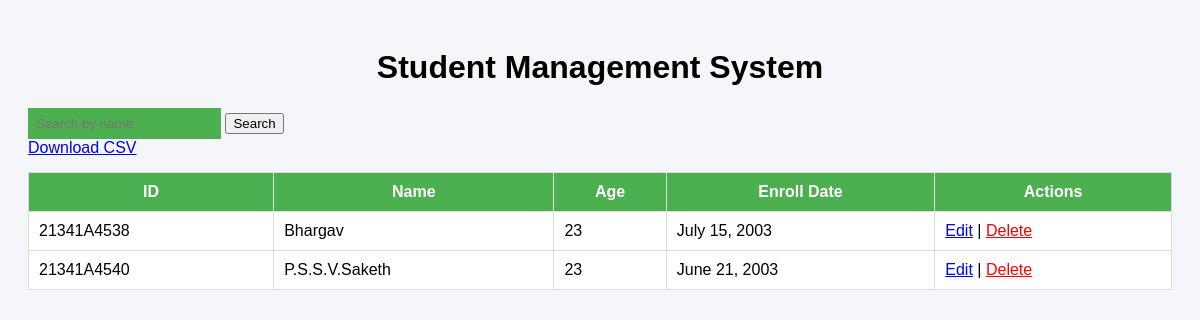
The app's page /ui/, older data.
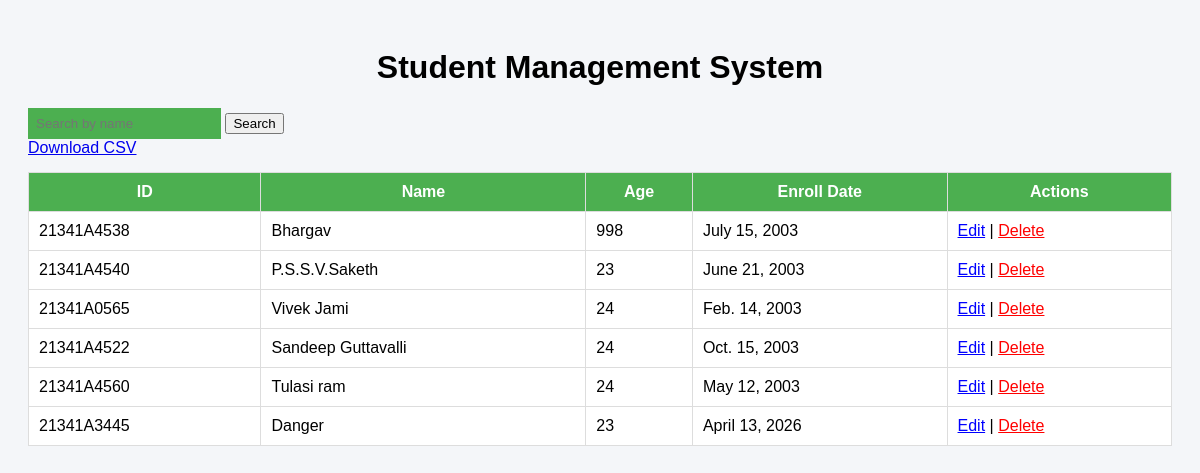
The same page, newer data.
### students/models.py (models this page shows, shortened)
class Student(models.Model):
    id = models.CharField(primary_key=True,max_length=20)
    name = models.CharField(max_length=100)
    age = models.IntegerField(
    validators=[MinValueValidator(1), MaxValueValidator(100)]
    )
    enroll_date = models.DateField()

### students/views.py (the view)
# urls.py: path('ui/', student_list, name='student_ui'),
def student_list(request):
    query = request.GET.get('search')
    if query:
        students = Student.objects.filter(
            name__icontains=query
        ) | Student.objects.filter(
            id__icontains=query
        )
    else:
        students = Student.objects.all()
    return render(request,'students/index.html',{'students':students})

### students/templates/students/index.html (shortened to what this page needs)
<!DOCTYPE html>
<html>
    <head>
    </head>
<body>
    <h1> Student Management System</h1>
    <form method="GET">
        <input type="text" name="search" placeholder="Search by name">
        <button type="submit">Search</button>
    </form>
    <table>
        <tr>
            <th>ID</th>
            <th>Name</th>
            <th>Age</th>
            <th>Enroll Date</th>
            <th>Actions</th>
        </tr>
    <div style="margin-bottom: 15px;">
        <a href="{% url 'export_students_csv' %}">
            <style="padding:10px; background-color:blue; color:white; text-decoration:none; border-radius:5px;">
            Download CSV
        </a>
    </div>
        {% for student in students %}
        <tr>
            <td>{{ student.id }}</td>
            <td>{{ student.name }}</td>
            <td>{{ student.age }}</td>
            <td>{{ student.enroll_date }}</td>
            <td>
                <a href="{% url 'edit_student' student.id %}" style="color: blue;">Edit</a> |
                <a href="{% url 'delete_student' student.id %}" style="color: red;">Delete</a>
            </td>
        </tr>
        {% endfor%}
    </table>
</body>
</html>

### students/templates/students/index.html (style rules this page uses)
body { font-family:Arial; background-color:#f4f6f9; padding:20px; }
h1 { text-align:center; }
table { width : 100%; border-collapse: collapse; background : white; }
th,td { padding: 10px; border: 1px solid #ddd; }
th { background-color: #4CAF50; color: white; }
input { padding: 8px; background : #4CAF50; color : white; border : none; }

Row changes from the older to the newer data that the page shows:
changed Student "Bhargav": age "23" → "998"
added Student: id "21341A0565", name "Vivek Jami", age "24", enroll_date "Feb. 14, 2003"
added Student: id "21341A4522", name "Sandeep Guttavalli", age "24", enroll_date "Oct. 15, 2003"
added Student: id "21341A4560", name "Tulasi ram", age "24", enroll_date "May 12, 2003"
added Student: id "21341A3445", name "Danger", age "23", enroll_date "April 13, 2026"
